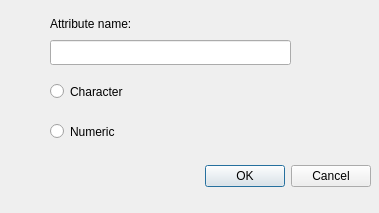
<?xml version="1.0" encoding="UTF-8"?>
<ui version="4.0">
 <class>DialogAddAttribute</class>
 <widget class="QDialog" name="DialogAddAttribute">
  <property name="geometry">
   <rect>
    <x>0</x>
    <y>0</y>
    <width>379</width>
    <height>213</height>
   </rect>
  </property>
  <property name="windowTitle">
   <string>Add Attribute</string>
  </property>
  <widget class="QDialogButtonBox" name="buttonBox">
   <property name="geometry">
    <rect>
     <x>30</x>
     <y>160</y>
     <width>341</width>
     <height>32</height>
    </rect>
   </property>
   <property name="orientation">
    <enum>Qt::Horizontal</enum>
   </property>
   <property name="standardButtons">
    <set>QDialogButtonBox::Cancel|QDialogButtonBox::Ok</set>
   </property>
  </widget>
  <widget class="QLabel" name="label_att_name">
   <property name="geometry">
    <rect>
     <x>50</x>
     <y>10</y>
     <width>301</width>
     <height>28</height>
    </rect>
   </property>
   <property name="text">
    <string>Attribute name:</string>
   </property>
  </widget>
  <widget class="QLineEdit" name="lineEdit_name">
   <property name="geometry">
    <rect>
     <x>50</x>
     <y>40</y>
     <width>241</width>
     <height>25</height>
    </rect>
   </property>
  </widget>
  <widget class="QRadioButton" name="radioButton_character">
   <property name="geometry">
    <rect>
     <x>50</x>
     <y>80</y>
     <width>241</width>
     <height>23</height>
    </rect>
   </property>
   <property name="text">
    <string>Character</string>
   </property>
  </widget>
  <widget class="QRadioButton" name="radioButton_numeric">
   <property name="geometry">
    <rect>
     <x>50</x>
     <y>120</y>
     <width>241</width>
     <height>23</height>
    </rect>
   </property>
   <property name="text">
    <string>Numeric</string>
   </property>
  </widget>
 </widget>
 <resources/>
 <connections>
  <connection>
   <sender>buttonBox</sender>
   <signal>accepted()</signal>
   <receiver>DialogAddAttribute</receiver>
   <slot>accept()</slot>
   <hints>
    <hint type="sourcelabel">
     <x>248</x>
     <y>254</y>
    </hint>
    <hint type="destinationlabel">
     <x>157</x>
     <y>274</y>
    </hint>
   </hints>
  </connection>
  <connection>
   <sender>buttonBox</sender>
   <signal>rejected()</signal>
   <receiver>DialogAddAttribute</receiver>
   <slot>reject()</slot>
   <hints>
    <hint type="sourcelabel">
     <x>316</x>
     <y>260</y>
    </hint>
    <hint type="destinationlabel">
     <x>286</x>
     <y>274</y>
    </hint>
   </hints>
  </connection>
 </connections>
</ui>
